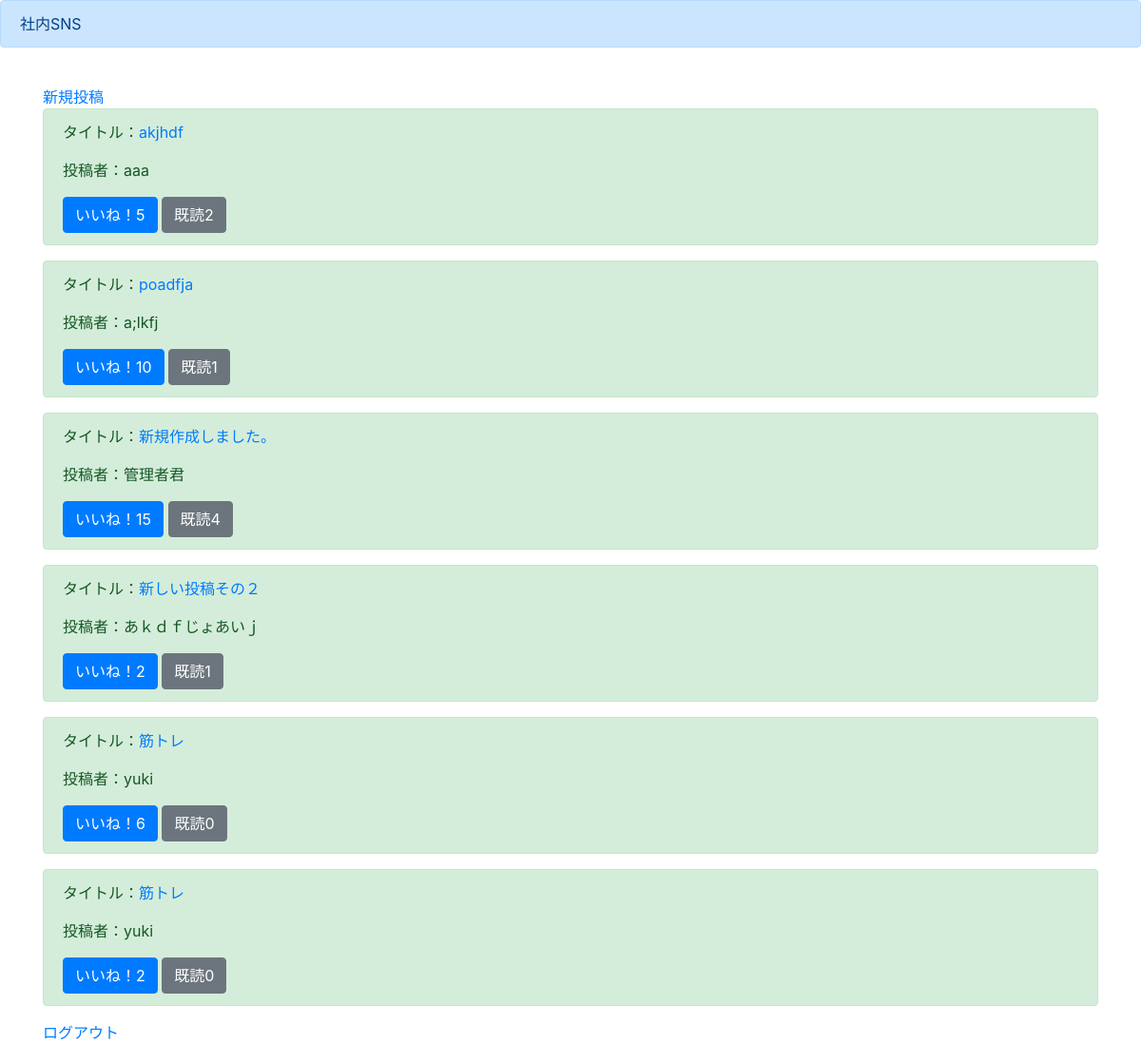
Screenshot of /list/ (signed in) with the database file from the repository.
### boardapp/models.py (models this page shows)
class BoardModel(models.Model):
    title = models.CharField(max_length=100)
    content = models.TextField()
    author = models.CharField(max_length=100)
    images = models.ImageField(upload_to = '')
    good = models.IntegerField(default=0)
    read = models.IntegerField(default=0)
    readtext = models.CharField(max_length=200, null=True, blank=True, default='admin')

### boardapp/views.py (the view)
# urls.py: path('list/', listfunc, name = 'list'),
@login_required
def listfunc(request):
    object_list = BoardModel.objects.all()
    return render(request, 'list.html', {'object_list': object_list})

### templates/list.html
{% extends 'base.html' %}
{% block header %}
<div class="alert alert-primary" role="alert">
  社内SNS
</div>
{% endblock header %}
{% block content %}
<div class="container">
  <a href="{% url 'boardapp:create' %}">新規投稿</a>
  {% for object in object_list %}
  <div class="alert alert-success" role="alert">
    <p>タイトル：<a href="{% url 'boardapp:detail' object.pk %}">{{ object.title }}</a></p>
    <p>投稿者：{{ object.author }}</p>
    <a href="{% url 'boardapp:good' object.pk %}" class="btn btn-primary btn " role="button" aria-pressed="true">いいね！{{ object.good }}</a>
    <a href="#" class="btn btn-secondary btn" role="button" aria-pressed="true">既読{{ object.read }}</a>
  </div>
  {% endfor %}
  <a href="{% url 'boardapp:logout' %}">ログアウト</a>
</div>
{% endblock content %}

### templates/base.html (shortened to what this page needs)
<!doctype html>
<html lang="ja">
  <head>
    <link rel="stylesheet" href="https://stackpath.bootstrapcdn.com/bootstrap/4.3.1/css/bootstrap.min.css">
  </head>
  <body>
    {% block header %}
    {% endblock header %}
  　{% block content %}
    {% endblock content %}
  </body>
</html>

### rows the page displays
BoardModel: title "akjhdf", author "aaa", good "5", read "2"
BoardModel: title "poadfja", author "a;lkfj", good "10", read "1"
BoardModel: title "新規作成しました。", author "管理者君", good "15", read "4"
BoardModel: title "新しい投稿その２", author "あｋｄｆじょあいｊ", good "2", read "1"
BoardModel: title "筋トレ", author "yuki", good "6", read "0"
BoardModel: title "筋トレ", author "yuki", good "2", read "0"
